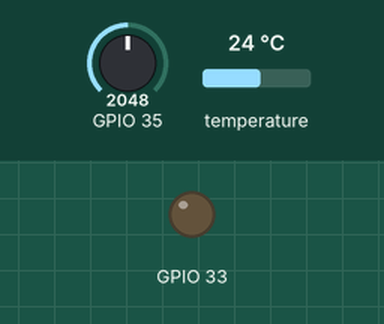
Bench run of a sketch on a simulated ESP32. On the bench: output pins drawn as LEDs (lit = HIGH). Inputs (shaded band) come from the test bench; at power-on: GPIO 35 = 2048, temperature 24 °C. WiFi joins after 1.5 s; servers stay silent unless stated; network time is answered at once with the bench clock; uploads are accepted with an empty reply; the local clock reads 2024-03-15 10:24:30 at power-on unless the sketch sets it; what the sketch prints to the serial monitor is not drawn.

Above: at 0.1 s.
At 2.6 s:
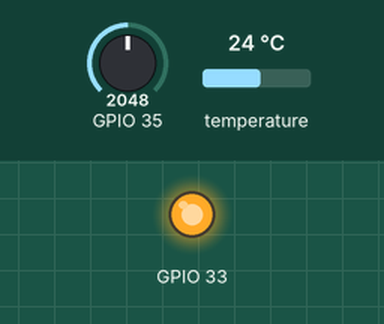
Timing chart, 0 to 4.1 s (numbered marks = the images above):
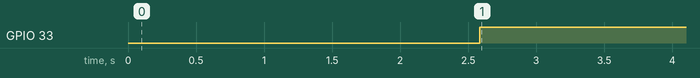

The sketch:

main.ino
```cpp
#include "SensorManager.h"
#include "PlantInformation.h"
#include "WateringCycle.h"
#include "Relay.h"
#include "TimeManager.h"
#include "WifiManager.h"
#include "ServerManager.h"

TimeManager timeManager;
SensorManager sensorManager;
PlantInformation* plantInformation;
Relay relay(33);
WateringCycle wateringCycle;
WifiManager wifiManager;
ServerManager serverManager;

void setup(){
  Serial.begin(115200);

  plantInformation = new PlantInformation();
}

void loop() {
  Serial.println("BEGIN LOOP\n");

  wifiManager.connectToWifi();

  if(wifiManager.isConnected()) {
    timeManager.initialize();
  }
  timeManager.update();

  sensorManager.readSensors();
  plantInformation->soilMoistureValue = sensorManager.getSoilMoisture();
  plantInformation->temperatureValue = sensorManager.getTemperature();
  plantInformation->epoch = timeManager.getCurrentEpoch();

  if(plantInformation->soilMoistureValue < 0) {
    wateringCycle.start();
  }

  if(wifiManager.isConnected()) {
    if(serverManager.gotStartRequest()) {
      wateringCycle.start();
    }

    if(serverManager.gotStopRequest()) {
      wateringCycle.stop();
    }
  }

  wateringCycle.update();

  if(wateringCycle.isRunning) {
    plantInformation->isPumpRunning = true;
    relay.close();
  } else {
    plantInformation->isPumpRunning = false;

    relay.open();
  }

  if(wifiManager.isConnected()) {
    serverManager.sendData(plantInformation->toJson());
  }

  Serial.println("END LOOP\n");
  delay(5 * 1000);
}
```

Device.h
```cpp
#ifndef DEVICE
#define DEVICE


#endif
```

PlantInformation.h
```cpp
#ifndef PLANT_INFORMATION
#define PLANT_INFORMATION

class PlantInformation {
  public:
    int temperatureValue;
    int soilMoistureValue;
    bool isPumpRunning;
    unsigned long epoch;

    String toJson();
    PlantInformation() {
      this->temperatureValue = 0;
      this->soilMoistureValue = 0;
      this->isPumpRunning = false;
      this->epoch = 0;
    }
};

String PlantInformation::toJson() {
  String json = "{";
  json += "\"moisture\":";
  json += soilMoistureValue;
  json += ",\"temperature\":";
  json += temperatureValue;
  json += ",\"isPumpOn\":";
  json += isPumpRunning ? "true" : "false";
  json += ",\"epoch\":";
  json += epoch;
  json += "}";

  Serial.println(json);

  return json;
}

#endif
```

Relay.h
```cpp
#ifndef RELAY
#define RELAY

#include "Device.h"

class Relay {
  private:
    int pin;
  public:
    Relay(int pin) {
      this->pin = pin;
      pinMode(pin, OUTPUT);
    }
    void open();
    void close();
};

void Relay::close() {
  digitalWrite(pin, LOW);
}

void Relay::open() {
  digitalWrite(pin, HIGH);
}

#endif
```

Sensor.h
```cpp
#ifndef SENSOR
#define SENSOR

class Sensor {
  protected:
    int value = -1;
  public:
    virtual void readValue() = 0;
    int getValue() { return value; }
};

#endif
```

SensorManager.h
```cpp
#ifndef SENSOR_MANAGER
#define SENSOR_MANAGER

#include "Sensor.h"
#include "SoilMoistureSensor.h"
#include "TemperatureSensor.h"

class SensorManager {
  public:
    int getSoilMoisture();
    int getTemperature();
    void readSensors();
  private:
    Sensor* soilMoistureSensor = new SoilMoistureSensor (35);
    Sensor* temperatureSensor = new TemperatureSensor (4);
};

void SensorManager::readSensors() {
  soilMoistureSensor->readValue();
  temperatureSensor->readValue();
}

int SensorManager::getSoilMoisture() {
  Serial.print("SENSOR_MANAGER -> GET SOIL MOISTURE : ");
  Serial.println(soilMoistureSensor->getValue());
  return soilMoistureSensor->getValue();
}

int SensorManager::getTemperature() {
  Serial.print("SENSOR_MANAGER -> GET TEMPERATURE : ");
  Serial.println(temperatureSensor->getValue());
  return temperatureSensor->getValue();
}

#endif
```

ServerManager.h
```cpp
#ifndef SERVER_MANAGER
#define SERVER_MANAGER

#include "HTTPClient.h"
#include "Variables.h"

class ServerManager {
  private:
  public:
    boolean gotStartRequest();
    boolean gotStopRequest();
    boolean sendData(String data);
};

boolean ServerManager::gotStartRequest() {
  HTTPClient http;
  http.begin(START_URL);

  int httpResponseCode = http.GET();

  if(httpResponseCode>0){
    String response = http.getString();  //Get the response to the request

    if (httpResponseCode == 200) {
      return true;
    } else {
      return false;
    }
  }

  return false;
}
boolean ServerManager::gotStopRequest() {
  HTTPClient http;
  http.begin(STOP_URL);

  int httpResponseCode = http.GET();

  if(httpResponseCode>0){
    String response = http.getString();  //Get the response to the request

    if (httpResponseCode == 200) {
      return true;
    } else {
      return false;
    }
  }

  return false;
}

boolean ServerManager::sendData(String data) {
  HTTPClient http;
  http.begin(DATA_URL);
  http.addHeader("Content-Type", "application/json");

  int httpResponseCode = http.POST(data);

  if(httpResponseCode>0){
    String response = http.getString();

    if (httpResponseCode == 200) {
      return true;
    }
  }else{
    Serial.print("Error on sending POST: ");
    Serial.println(httpResponseCode);
    return false;
  }

}

#endif
```

SoilMoistureSensor.h
```cpp
#ifndef SOIL_MOISTURE_SENSOR
#define SOIL_MOISTURE_SENSOR

#include "Sensor.h"

class SoilMoistureSensor : public Sensor {
  private:
    int sensorPin;
    const int AIR_BASE_VALUE = 3250;
    const int WATER_BASE_VALUE = 1380;
  public:
    SoilMoistureSensor(int sensorPin) { this->sensorPin = sensorPin; }
    void readValue();
};

void SoilMoistureSensor::readValue() {
  int soilMoistureValue = analogRead(sensorPin);
  Serial.println(soilMoistureValue);
  value = 0;
  if(soilMoistureValue <= AIR_BASE_VALUE && soilMoistureValue >= WATER_BASE_VALUE) {
    value = map(soilMoistureValue, AIR_BASE_VALUE, WATER_BASE_VALUE, 0, 100);
  } else if (soilMoistureValue < WATER_BASE_VALUE) {
    value = 100;
  }
}

#endif
```

TemperatureSensor.h
```cpp
#ifndef TEMPERATURE_SENSOR
#define TEMPERATURE_SENSOR

#include "Sensor.h"
#include "OneWire.h"
#include "DallasTemperature.h"

class TemperatureSensor : public Sensor {
  private:
    OneWire* oneWire;
    DallasTemperature* sensors;
  public:
    TemperatureSensor(int sensorPin) {
      oneWire = new OneWire(sensorPin);
      sensors = new DallasTemperature(oneWire);

      sensors->begin();
    }
    void readValue();
};

void TemperatureSensor::readValue() {
  sensors->requestTemperatures();
  value = sensors->getTempCByIndex(0);
}

#endif
```

TimeManager.h
```cpp
#ifndef TIME_MANAGER
#define TIME_MANAGER

#include "NTPClient.h"
#include "WiFiUdp.h"

class TimeManager {
  private:
    unsigned long currentEpoch = 0;
    WiFiUDP ntpUDP;
    NTPClient* timeClient;
    bool initialized = false;
  public:
    void initialize();
    void update();
    long getCurrentEpoch();
};

void TimeManager::initialize() {
  initialized = true;
  timeClient = new NTPClient(ntpUDP);
  timeClient->begin();
  timeClient->setTimeOffset(3600 * -4);
}

void TimeManager::update() {
  if(initialized) {
    while(!timeClient->update()) {
      timeClient->forceUpdate();
    }

    currentEpoch = timeClient->getEpochTime();
  }
}

long TimeManager::getCurrentEpoch() {
  return currentEpoch;
}

#endif
```

Variables.h
```cpp
#ifndef VARIABLES
#define VARIABLES

const String DATA_URL = "http://www.plant-iot-app.com/addlog";
const String START_URL = "http://www.plant-iot-app.com/requests/start";
const String STOP_URL = "http://www.plant-iot-app.com/requests/stop";

#endif
```

WateringCycle.h
```cpp
#ifndef WATERING_CYCLE
#define WATERING_CYCLE

class WateringCycle {
  private:
    const int TOTAL_CYCLE_NUMBER = 60;
    int cycleNumber = 0;
  public:
    bool start();
    bool stop();
    void update();
    bool isRunning = false;
};

bool WateringCycle::start() {
  if(!isRunning) {
    Serial.print("Starting watering cycle for ");
    Serial.print(TOTAL_CYCLE_NUMBER);
    Serial.println(" cycles");
    cycleNumber = 0;
    isRunning = true;
    return true;
  }

  Serial.println("Cannot start, watering cycle already started");
  return false;
}

bool WateringCycle::stop() {
  if(isRunning) {
    Serial.println("Stopping watering cycle");
    isRunning = false;
    return true;
  }

  Serial.println("Cannot stop, watering cycle not running");
  return false;
}

void WateringCycle::update() {
  if(isRunning) {
    if(cycleNumber < TOTAL_CYCLE_NUMBER) {
      Serial.print("Watering cycle : ");
      Serial.print(TOTAL_CYCLE_NUMBER - cycleNumber);
      Serial.println(" left");
      cycleNumber++;
    } else {
      stop();
    }
  }
}

#endif
```

WifiManager.h
```cpp
#ifndef WIFI_MANAGER
#define WIFI_MANAGER

#include "Wifi.h"

class WifiManager {
  private:
    const char* WIFI_SSID = "richnugs";
    const char* WIFI_PASSWORD = "anto9090909";
  public:
    bool connectToWifi();
    bool isConnected();
};

bool WifiManager::isConnected() {
  if(WiFi.status() == WL_CONNECTED) {
    return true;
  }

  return false;
}

bool WifiManager::connectToWifi() {
  if(WiFi.status() != WL_CONNECTED) {
    WiFi.begin(WIFI_SSID, WIFI_PASSWORD);

    int connectionTry = 0;
    Serial.print("Connecting to WiFi");
    while (WiFi.status() != WL_CONNECTED) { //Check for the connection
      delay(200);
      Serial.print(".");

      if(connectionTry > 5) {
        Serial.println("");
        return false;
      }

      connectionTry++;
    }

    Serial.println("Connected to the WiFi network");

  } else {
    Serial.println("Already connected to the WiFi network");
  }

  return true;
}

#endif
```

Measured:
- by itself, GPIO 33: LOW → HIGH at 2.6 s
